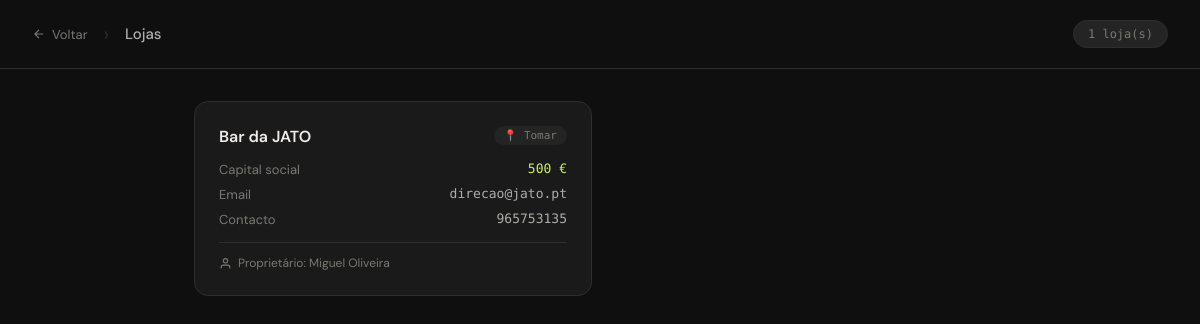
The app's page /lojas/ with its own data.
### workshop/models.py (models this page shows, shortened)
class Loja(models.Model):
    nomeloja = models.CharField(max_length=512, primary_key=True)
    localizacao = models.CharField(max_length=512)
    capitalsocial = models.IntegerField()
    emailloja = models.CharField(max_length=512)
    contacto = models.IntegerField()
    owner = models.ForeignKey(
        Owner,
        on_delete=models.RESTRICT,
        db_column='owner_cc',
        related_name='lojas'
    )
    class Meta:
        db_table = 'loja'

class Owner(models.Model):
    cc = models.IntegerField(primary_key=True)
    name = models.CharField(max_length=512)
    birth = models.DateField()
    email = models.CharField(max_length=512)
    contact = models.IntegerField()
    morada = models.BooleanField()
    class Meta:
        db_table = 'owner'

### workshop/views.py (the view)
# urls.py: path('lojas/', views.lista_lojas, name='lista_lojas'),
def lista_lojas(request):
    lojas = Loja.objects.select_related('owner').all()
    return render(request, 'lista_lojas.html', {'lojas': lojas})

### workshop/templates/lista_lojas.html (shortened to what this page needs)
<!DOCTYPE html>
<html lang="pt">
<head>
</head>
<body>
<header>
  <a href="/" class="back-btn">
    <svg width="14" height="14" fill="none" stroke="currentColor" stroke-width="2" viewBox="0 0 24 24">
      <path d="M19 12H5M12 5l-7 7 7 7"/>
    </svg>
    Voltar
  </a>
  <span class="sep">›</span>
  <h1>Lojas</h1>
  <span class="badge">{{ lojas|length }} loja(s)</span>
</header>
<main>
  {% if lojas %}
  <div class="grid">
    {% for loja in lojas %}
    <div class="card">
      <div class="card-header">
        <span class="card-nome">{{ loja.nomeloja }}</span>
        <span class="card-loc">📍 {{ loja.localizacao }}</span>
      </div>
      <div class="card-campos">
        <div class="campo-row">
          <span class="campo-label">Capital social</span>
          <span class="campo-val destaque">{{ loja.capitalsocial }} €</span>
        </div>
        <div class="campo-row">
          <span class="campo-label">Email</span>
          <span class="campo-val">{{ loja.emailloja }}</span>
        </div>
        <div class="campo-row">
          <span class="campo-label">Contacto</span>
          <span class="campo-val">{{ loja.contacto }}</span>
        </div>
      </div>
      <div class="owner-tag">
        <svg width="13" height="13" fill="none" stroke="currentColor" stroke-width="2" viewBox="0 0 24 24">
          <path d="M20 21v-2a4 4 0 0 0-4-4H8a4 4 0 0 0-4 4v2"/><circle cx="12" cy="7" r="4"/>
        </svg>
        Proprietário: {{ loja.owner.name }}
      </div>
    </div>
    {% endfor %}
  </div>
  {% else %}
  <div class="vazio">Nenhuma loja registada.</div>
  {% endif %}
</main>
</body>
</html>

### workshop/templates/lista_lojas.html (style rules this page uses)
:root { --bg: #0f0f0f; --surface: #1a1a1a; --surface2: #242424; --border: #2e2e2e; --accent: #c8f060; --text: #f0ede8; --text-muted: #7a7870; --text-soft: #b0ada8; }
* { box-sizing: border-box; margin: 0; padding: 0; }
body { font-family: 'DM Sans', sans-serif; background: var(--bg); color: var(--text); min-height: 100vh; }
header { padding: 20px 32px; border-bottom: 1px solid var(--border); display: flex; align-items: center; gap: 16px; position: sticky; top: 0; background: var(--bg); z-index: 10; }
.back-btn { display: flex; align-items: center; gap: 6px; color: var(--text-muted); text-decoration: none; font-size: 13px; transition: color 0.15s; }
header .sep { color: var(--border); font-size: 20px; }
header h1 { font-size: 15px; font-weight: 500; color: var(--text-soft); }
.badge { margin-left: auto; font-family: 'DM Mono', monospace; font-size: 12px; color: var(--text-muted); background: var(--surface2); padding: 6px 14px; border-radius: 20px; border: 1px solid var(--border); }
main { max-width: 860px; margin: 0 auto; padding: 32px 24px; }
.grid { display: grid; grid-template-columns: repeat(auto-fill, minmax(380px, 1fr)); gap: 16px; }
.card { background: var(--surface); border: 1px solid var(--border); border-radius: 14px; padding: 24px; display: flex; flex-direction: column; gap: 14px; transition: border-color 0.15s; }
.card-header { display: flex; align-items: flex-start; justify-content: space-between; }
.card-nome { font-size: 16px; font-weight: 600; }
.card-loc { font-family: 'DM Mono', monospace; font-size: 11px; color: var(--text-muted); background: var(--surface2); padding: 3px 10px; border-radius: 20px; }
.card-campos { display: flex; flex-direction: column; gap: 8px; }
.campo-row { display: flex; justify-content: space-between; font-size: 13px; }
.campo-label { color: var(--text-muted); }
.campo-val { font-family: 'DM Mono', monospace; color: var(--text-soft); }
.campo-val.destaque { color: var(--accent); }
.owner-tag { display: inline-flex; align-items: center; gap: 6px; font-size: 12px; color: var(--text-muted); border-top: 1px solid var(--border); padding-top: 12px; }

### records on screen
Loja: nomeloja "Bar da JATO", localizacao "Tomar", capitalsocial "500", emailloja "direcao@jato.pt", contacto "965753135", owner.name "Miguel Oliveira"

### other values on screen
{{ lojas|length }} "1"
